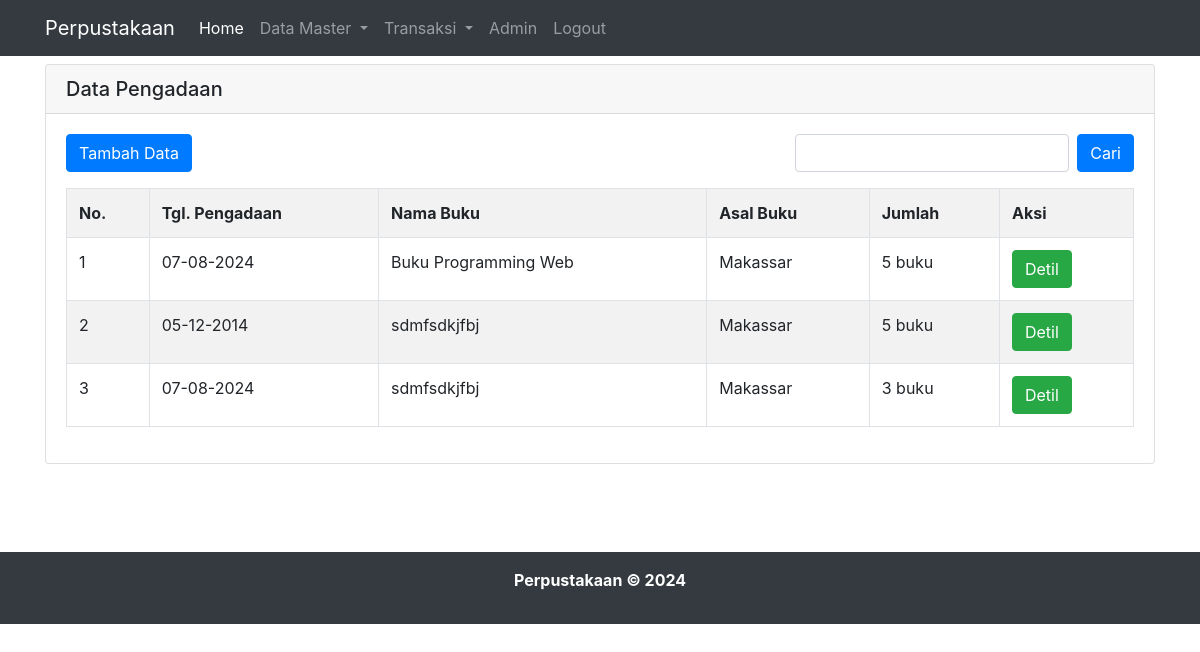
Screenshot of /data_pengadaan.php (signed in) with the database file from the repository.
### tables this page shows
CREATE TABLE `pengadaan`  (
  `id_pengadaan` varchar(6) NOT NULL,
  `tgl_pengadaan` date NOT NULL,
  `id_buku` varchar(5) NOT NULL,
  `asal_buku` varchar(100) NOT NULL,
  `jumlah` int NOT NULL,
  `keterangan` varchar(255) NOT NULL,
  `id_admin` int UNSIGNED NOT NULL,
  PRIMARY KEY (`id_pengadaan`) USING BTREE,
  INDEX `fk_id_buku_in_pengadaan-table`(`id_buku` ASC) USING BTREE,
  INDEX `fk_id_admin`(`id_admin` ASC) USING BTREE,
  CONSTRAINT `fk_id_admin` FOREIGN KEY (`id_admin`) REFERENCES `admin` (`id_admin`) ON DELETE RESTRICT ON UPDATE RESTRICT,
  CONSTRAINT `fk_id_buku_in_pengadaan-table` FOREIGN KEY (`id_buku`) REFERENCES `buku` (`id_buku`) ON DELETE RESTRICT ON UPDATE RESTRICT
);

CREATE TABLE `buku`  (
  `id_buku` varchar(5) NOT NULL,
  `isbn` varchar(30) NOT NULL,
  `judul` varchar(255) NOT NULL,
  `id_penulis` int UNSIGNED NOT NULL,
  `id_penerbit` int UNSIGNED NOT NULL,
  `id_kategori` int UNSIGNED NOT NULL,
  `tahun_terbit` varchar(4) NOT NULL,
  `sinopsis` text NOT NULL,
  `jumlah` int NOT NULL,
  `foto_sampul` varchar(100) NULL DEFAULT NULL,
  PRIMARY KEY (`id_buku`) USING BTREE,
  INDEX `fk_id_penulis_in_buku-table`(`id_penulis` ASC) USING BTREE,
  INDEX `fk_id_penerbit_in_buku-table`(`id_penerbit` ASC) USING BTREE,
  INDEX `fk_id_kategori_in_buku-table`(`id_kategori` ASC) USING BTREE,
  CONSTRAINT `fk_id_kategori_in_buku-table` FOREIGN KEY (`id_kategori`) REFERENCES `kategori` (`id_kategori`) ON DELETE RESTRICT ON UPDATE RESTRICT,
  CONSTRAINT `fk_id_penerbit_in_buku-table` FOREIGN KEY (`id_penerbit`) REFERENCES `penerbit` (`id_penerbit`) ON DELETE RESTRICT ON UPDATE RESTRICT,
  CONSTRAINT `fk_id_penulis_in_buku-table` FOREIGN KEY (`id_penulis`) REFERENCES `penulis` (`id_penulis`) ON DELETE RESTRICT ON UPDATE RESTRICT
);

### data_pengadaan.php (the view)
<?php
include "header.php";
include "koneksi.php";
?>
<div class="container">
    <div class="row">
        <div class="col-lg-12 mt-2" style="min-height: 480px;">
            <div class="card">
                <h5 class="card-header">Data Pengadaan</h5>
                <div class="card-body">
                    <div class="row">
                        <div class="col">
                            <a href="tambah_pengadaan.php" class="btn btn-primary">Tambah Data</a>
                        </div>
                        <div class="col">
                            <form action="" method="GET" class="form-inline float-right">
                                <input type="text" name="cari_pengadaan" class="form-control">
                                <input type="submit" value="Cari" class="btn btn-primary ml-2" name="cari">
                            </form>
                        </div>
                    </div>
                    <div class="row mt-3">
                        <div class="col">
                            <table class="table table-bordered table-striped">
                                <tr>
                                    <th>No.</th>
                                    <th>Tgl. Pengadaan</th>
                                    <th>Nama Buku</th>
                                    <th>Asal Buku</th>
                                    <th>Jumlah</th>
                                    <th>Aksi</th>
                                </tr>
                                <?php
                                    $i = 1;
                                    if(isset($_GET['cari'])){
                                        $term = $_GET['cari_pengadaan'];
                                        $query = $koneksi->query("SELECT
                                                                    A.id_pengadaan,
                                                                    A.tgl_pengadaan,
                                                                    A.id_buku,
                                                                    B.judul as judul_buku,
                                                                    B.isbn,
                                                                    A.asal_buku,
                                                                    A.jumlah as jumlah_pengadaan,
                                                                    A.keterangan,
                                                                    A.id_admin,
                                                                    C.nama_lengkap
                                                                FROM
                                                                    pengadaan AS A
                                                                INNER JOIN buku AS B ON A.id_buku = B.id_buku
                                                                INNER JOIN admin AS C ON A.id_admin = C.id_admin
                                                                WHERE
                                                                    (B.judul LIKE '%$term%'
                                                                        OR B.isbn LIKE '%$term%'
                                                                        OR A.asal_buku LIKE '%$term%')
                                        ");
                                    } else {
                                        $query = $koneksi->query("SELECT
                                                                    A.id_pengadaan,
                                                                    A.tgl_pengadaan,
                                                                    A.id_buku,
                                                                    B.judul as judul_buku,
                                                                    B.isbn,
                                                                    A.asal_buku,
                                                                    A.jumlah as jumlah_pengadaan,
                                                                    A.keterangan,
                                                                    A.id_admin,
                                                                    C.nama_lengkap
                                                                FROM
                                                                    pengadaan AS A
                                                                INNER JOIN buku AS B ON A.id_buku = B.id_buku
                                                                INNER JOIN admin AS C ON A.id_admin = C.id_admin");
                                    }
                                    while($row = $query->fetch_assoc()) {
                                ?>
                                <tr>
                                    <td><?= $i ?></td>
                                    <td><?php
                                        $tmp = array_reverse(explode('-', $row["tgl_pengadaan"]));
                                        echo implode('-',$tmp);
                                     ?></td>
                                    <td><?= $row['judul_buku'] ?></td>
                                    <td><?= $row['asal_buku'] ?></td>
                                    <td><?= $row['jumlah_pengadaan'] ?> buku</td>
                                    <td><a href="detil_pengadaan.php?id=<?= $row['id_pengadaan'] ?>" class="btn btn-success">Detil</a></td>
                                </tr>
                                <?php $i++;} ?>
                            </table>
                        </div>
                    </div>
                </div>
            </div>
        </div>
    </div>
</div>
<?php
include "footer.php";
?>

### rows the page displays
pengadaan: tgl_pengadaan "07-08-2024", id_buku.judul "Buku Programming Web", asal_buku "Makassar", jumlah "5"
pengadaan: tgl_pengadaan "05-12-2014", id_buku.judul "sdmfsdkjfbj", asal_buku "Makassar", jumlah "5"
pengadaan: tgl_pengadaan "07-08-2024", id_buku.judul "sdmfsdkjfbj", asal_buku "Makassar", jumlah "3"
